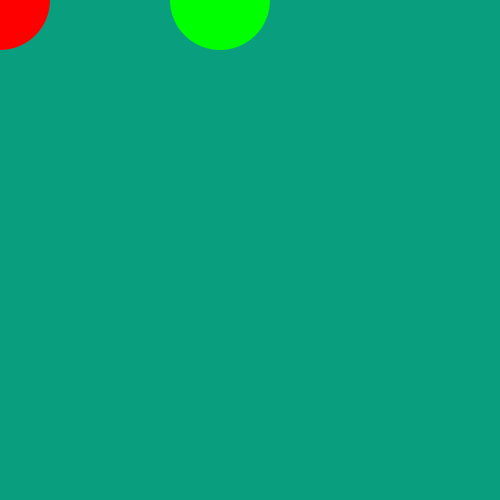
Frame 1 (no input)
Frame 60 (the mouse pressed at the canvas centre just before this capture): identical to frame 1, image omitted
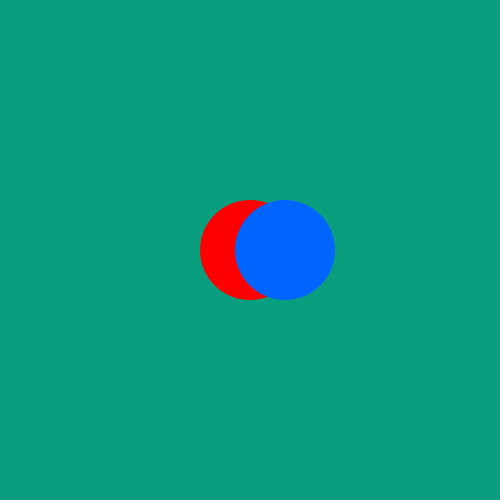
Frame 120 (the mouse held since frame 60 and released just before this capture)

The Processing sketch that drew these frames (run headless with seeded random() and noise(); from frame 60 on, the mouse is pressed at the canvas centre):

// Processing sketch: processing_147812
// ── processing_147812.pde

void setup() {
  size(500, 500);
  frameRate(30);
  noStroke ();
   
  }
  

  
  void draw() {
    background(9, 159, 126);
    fill(255, 0, 0);
    ellipse(mouseX, mouseY, 100, 100);
    
     if(mousePressed == true){
    fill(0,100, 255);
    } else {
      fill(0,255, 0);
       };
      
      
    ellipse(map(mouseX, 0, 500, 220, 350), mouseY, 100, 100);
    }
    
   // println(frameRate);
    
    
    
